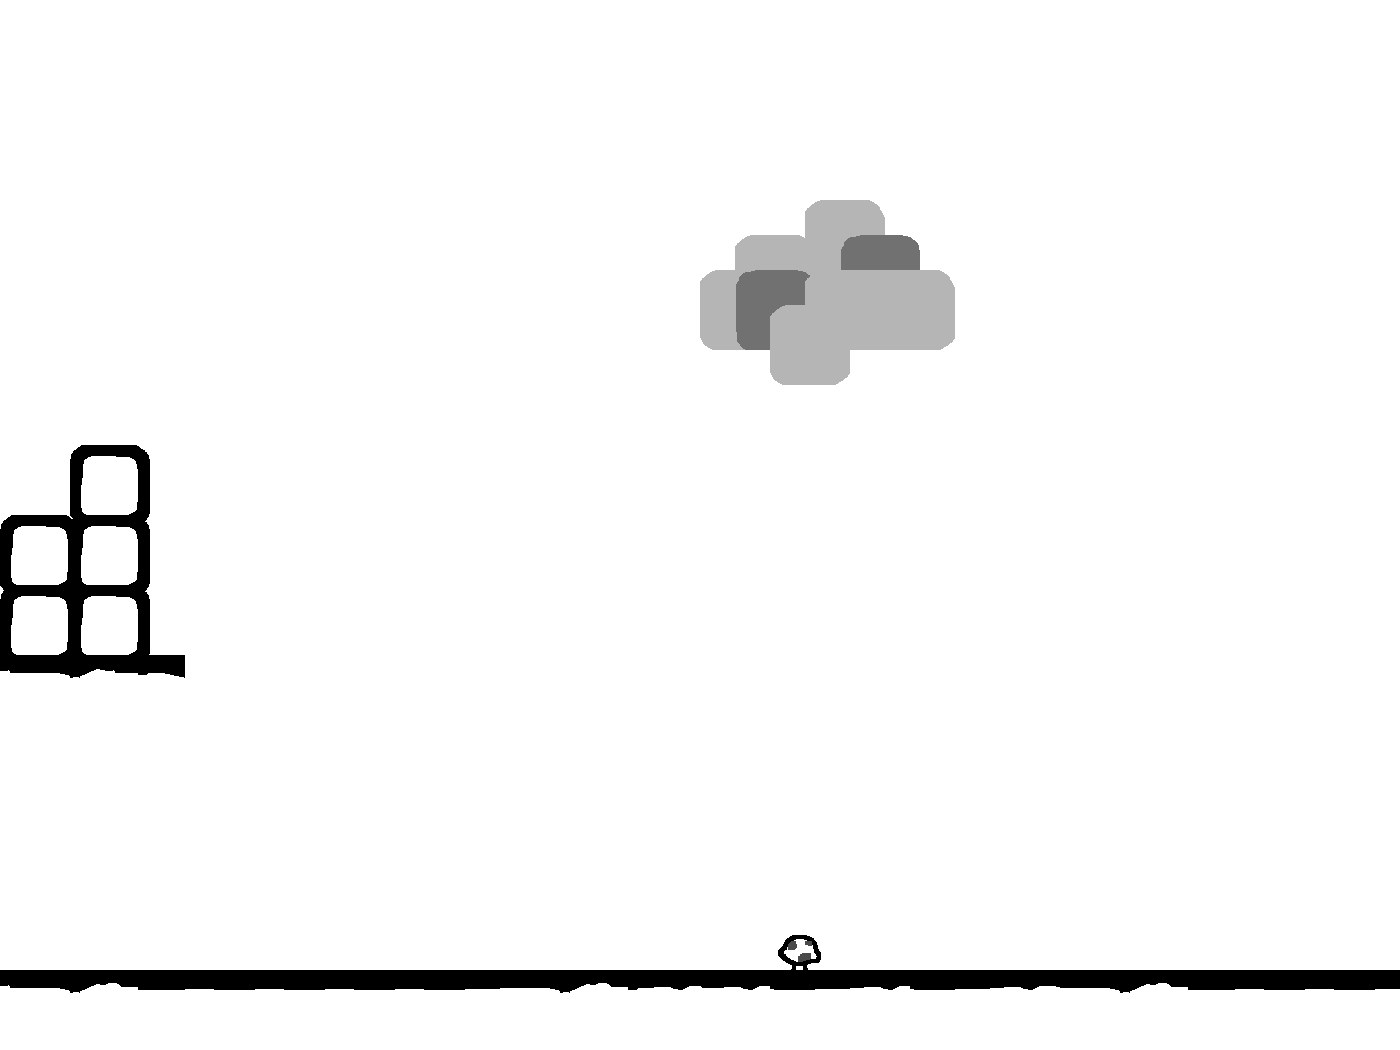

This is a level from a 2D game, rendered from its Tiled map with the project's own tilesets. A one-line summary and the map file follow, with tile-layer data summarised:
An orthogonal 40x30 tile map with 35x35 px tiles, 1 tile layer (Tile Layer 1), 4 tilesets and 9 objects (2x me.LevelEntity, mainPlayer, platform).

<map version="1.5" tiledversion="1.7.0" orientation="orthogonal" renderorder="right-down" width="40" height="30" tilewidth="35" tileheight="35" infinite="0" backgroundcolor="#ffffff" nextlayerid="16" nextobjectid="54">
 <tileset firstgid="1" source="tileset.tsx" />
 <tileset firstgid="253" source="tileset1.tsx" />
 <tileset firstgid="353" source="tileset2.tsx" />
 <tileset firstgid="453" source="tileset3.tsx" />
 <layer id="11" name="Tile Layer 1" width="40" height="30">
  <data>[1200 cells, 38 non-empty, 8 distinct tile ids]</data>
 </layer>
 <objectgroup color="#0433ff" id="14" name="NPC" />
 <objectgroup color="#ff9300" id="15" name="NPCReact" />
 <objectgroup color="#00ff00" id="5" name="Player">
  <object id="16" name="mainPlayer" x="80.3081" y="356.278" width="108.466" height="88" />
  <object id="49" name="me.LevelEntity" x="2.13704" y="665.806" width="11.2328" height="302.977">
   <properties>
    <property name="duration" value="150" />
    <property name="fade" value="#fff" />
    <property name="to" value="map1.6" />
   </properties>
  </object>
  <object id="53" name="me.LevelEntity" x="1388.16" y="531.867" width="11.2328" height="454.082">
   <properties>
    <property name="duration" value="150" />
    <property name="fade" value="#fff" />
    <property name="to" value="map2" />
   </properties>
  </object>
 </objectgroup>
 <objectgroup color="#ffff00" id="6" name="Coins" />
 <objectgroup color="#ff0000" id="7" name="Slimes" />
 <objectgroup color="#ff0000" id="9" name="Flies" />
 <objectgroup id="10" name="Collision">
  <object id="7" x="-1" y="980" width="568.315" height="70" />
  <object id="8" x="562.385" y="980" width="836.379" height="70" />
  <object id="13" type="platform" x="537.937" y="281.719">
   <polyline points="0,0 70,0" />
  </object>
  <object id="15" x="0" y="981">
   <polyline points="0,0 0,-894.585" />
  </object>
  <object id="27" x="69.3969" y="454.378" width="70" height="70" />
  <object id="28" x="3.89304" y="521.727" width="132.466" height="139.781" />
 </objectgroup>
</map>
